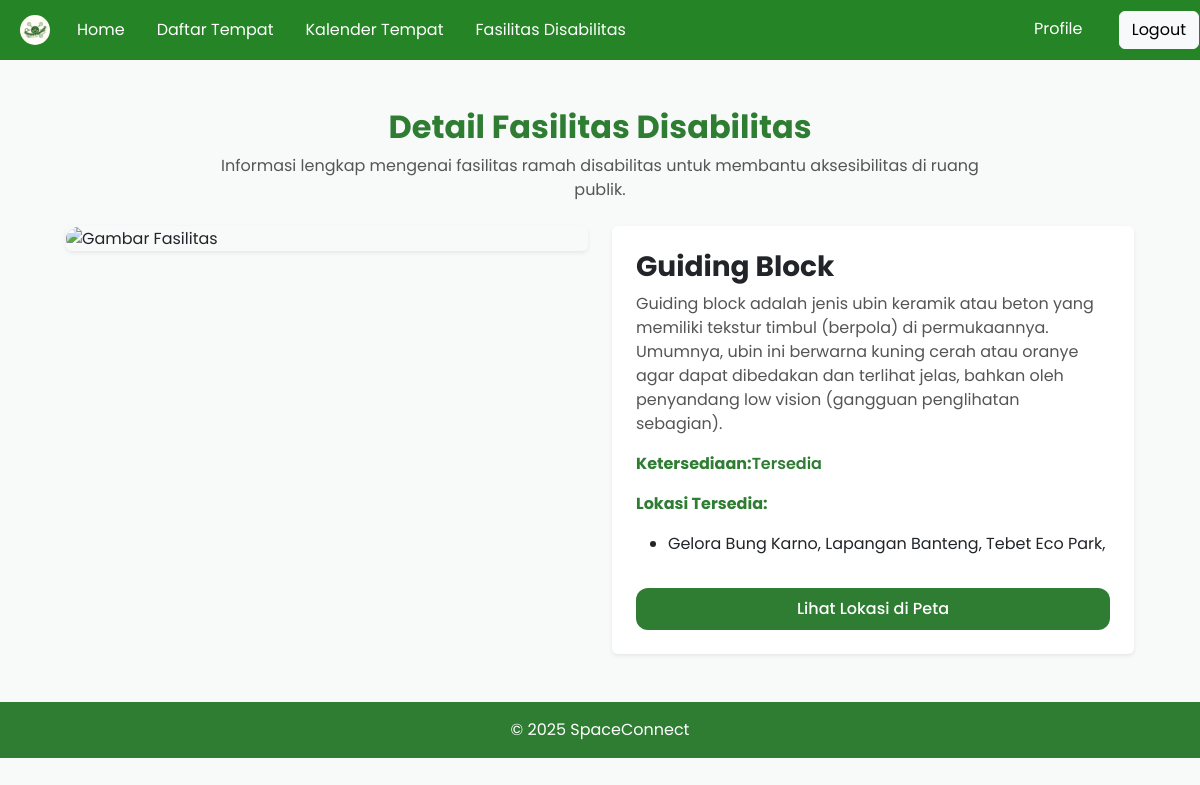
Screenshot of /usr-detail-fasilitas-disabilitas.php?id=5 (signed in) with the database file from the repository.
### tables this page shows
CREATE TABLE `fasilitasdifabel` (
  `id` int(50) NOT NULL,
  `namaFasilitas` text NOT NULL,
  `lokasiFasilitas` text NOT NULL,
  `deskripsiFasilitas` text NOT NULL,
  `foto` mediumblob NOT NULL
);

### usr-detail-fasilitas-disabilitas.php (the view, shortened to what this page needs)
<?php
    require 'php/koneksi.php';
    if (isset($_GET['id'])) {
        $id = intval($_GET['id']);
        $query = "SELECT * FROM fasilitasdifabel WHERE id = $id";
        $result = mysqli_query($conn, $query);
        if ($result && mysqli_num_rows($result) > 0) {
            $row = mysqli_fetch_assoc($result);
        } else {
            echo "Data tidak ditemukan.";
            exit;
        }
    } else {
        echo "ID tidak dikirim.";
        exit;
    }
?>
<!DOCTYPE html>
<html lang="id">
<head>
    <link rel="stylesheet" href="https://cdn.jsdelivr.net/npm/bootstrap@5.3.8/dist/css/bootstrap.min.css">
    <link rel="stylesheet" href="css/usr-detail-fasilitas-disabilitas.css">
    <link rel="stylesheet" href="navbar.css">
</head>
<body>
    <?php include 'components/navbar.php'; ?>
    <section class="central-container mt-5 text-center">
        <h2 class="fw-bold title-green">Detail Fasilitas Disabilitas</h2>
        <p class="intro-text mt-2">
            Informasi lengkap mengenai fasilitas ramah disabilitas untuk membantu aksesibilitas di ruang publik.
        </p>
    </section>
    <?php if ($row): ?>
    <section class="central-container mt-4 mb-5">
        <div class="row g-4 align-items-start">
            <div class="col-lg-6">
                <div class="img-card shadow-sm rounded">
                    <img src="php/show-img-difabel.php?id=<?php echo $row['id']; ?>" alt="Gambar Fasilitas">
                </div>
            </div>
            <div class="col-lg-6">
                    <div class="detail-card shadow-sm rounded p-4">
                        <h3 class="fw-bold">
                            <?php echo htmlspecialchars($row['namaFasilitas']); ?>
                        </h3>
                        <p class="desc">
                            <?php echo htmlspecialchars($row['deskripsiFasilitas']); ?>
                        </p>
                        <div class="detail-info mt-3">
                            <p><strong class="label">Ketersediaan:</strong><span class="status-available">Tersedia</span>
                            </p>
                            <p><strong class="label">Lokasi Tersedia:</strong></p>
                            <ul>
                                <li>
                                    <?php echo htmlspecialchars($row['lokasiFasilitas']); ?>
                                </li>
                            </ul>
                        </div>
                        <a href="usr-peta-lokasi.html" class="btn btn-green w-100 mt-3 py-2">Lihat Lokasi di Peta</a>
                    </div>
            </div>
        </div>
    </section>
    <?php else: ?>
    <p>Data fasilitas tidak ditemukan.</p>
    <?php endif; ?>
    <footer class="footer-green mt-5">
        <p class="text-center text-white py-3 m-0">© 2025 SpaceConnect</p>
    </footer>
</body>
</html>

### css/usr-detail-fasilitas-disabilitas.css (style rules this page uses)
body { background: #f8faf9; font-family: "Poppins", sans-serif; }
.central-container { max-width: 1100px; margin: auto; padding: 0 16px; }
.title-green { color: #2e7d32; }
.intro-text { max-width: 800px; margin: auto; color: #555; }
.img-card img { width: 100%; height: 360px; object-fit: cover; border-radius: 18px; }
.detail-card { background: white; border-radius: 18px; }
.detail-card .label { color: #2e7d32; }
.desc { color: #555; }
.status-available { color: #2e7d32; font-weight: 600; }
.btn-green { background-color: #2e7d32; color: white; font-weight: 500; border-radius: 12px; }
.footer-green { background-color: #2e7d32; }

### rows the page displays
fasilitasdifabel: namaFasilitas "Guiding Block", deskripsiFasilitas "Guiding block adalah jenis ubin keramik atau beton yang memiliki tekstur timbul (berpola) di permukaannya. Umumnya, ubin ini berwarna kuning cerah atau oranye agar dapat dibedakan dan terlihat jelas, bahkan oleh penyandang low vision (gangguan penglihatan sebagian).", lokasiFasilitas "Gelora Bung Karno, Lapangan Banteng, Tebet Eco Park,"
